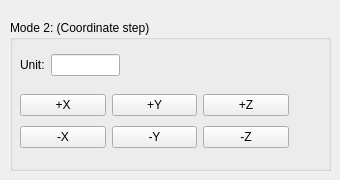
     <widget class="QWidget" name="page_4">
      <widget class="QGroupBox" name="groupBox_4">
       <property name="geometry">
        <rect>
         <x>10</x>
         <y>20</y>
         <width>321</width>
         <height>151</height>
        </rect>
       </property>
       <property name="title">
        <string>Mode 2: (Coordinate step)</string>
       </property>
       <widget class="QWidget" name="layoutWidget_4">
        <property name="geometry">
         <rect>
          <x>10</x>
          <y>70</y>
          <width>269</width>
          <height>62</height>
         </rect>
        </property>
        <layout class="QGridLayout" name="gridLayout_14">
         <item row="0" column="0">
          <widget class="QPushButton" name="pushButton_41">
           <property name="text">
            <string>+X</string>
           </property>
          </widget>
         </item>
         <item row="0" column="1">
          <widget class="QPushButton" name="pushButton_42">
           <property name="text">
            <string>+Y</string>
           </property>
          </widget>
         </item>
         <item row="0" column="2">
          <widget class="QPushButton" name="pushButton_43">
           <property name="text">
            <string>+Z</string>
           </property>
          </widget>
         </item>
         <item row="1" column="0">
          <widget class="QPushButton" name="pushButton_44">
           <property name="text">
            <string>-X</string>
           </property>
          </widget>
         </item>
         <item row="1" column="1">
          <widget class="QPushButton" name="pushButton_45">
           <property name="text">
            <string>-Y</string>
           </property>
          </widget>
         </item>
         <item row="1" column="2">
          <widget class="QPushButton" name="pushButton_46">
           <property name="text">
            <string>-Z</string>
           </property>
          </widget>
         </item>
        </layout>
       </widget>
       <widget class="QWidget" name="layoutWidget">
        <property name="geometry">
         <rect>
          <x>10</x>
          <y>30</y>
          <width>100</width>
          <height>31</height>
         </rect>
        </property>
        <layout class="QGridLayout" name="gridLayout_15">
         <item row="0" column="0">
          <widget class="QLabel" name="label_21">
           <property name="text">
            <string>Unit:</string>
           </property>
          </widget>
         </item>
         <item row="0" column="1">
          <widget class="QLineEdit" name="lineEdit_14"/>
         </item>
        </layout>
       </widget>
       <zorder>layoutWidget</zorder>
       <zorder>layoutWidget_4</zorder>
      </widget>
     </widget>
